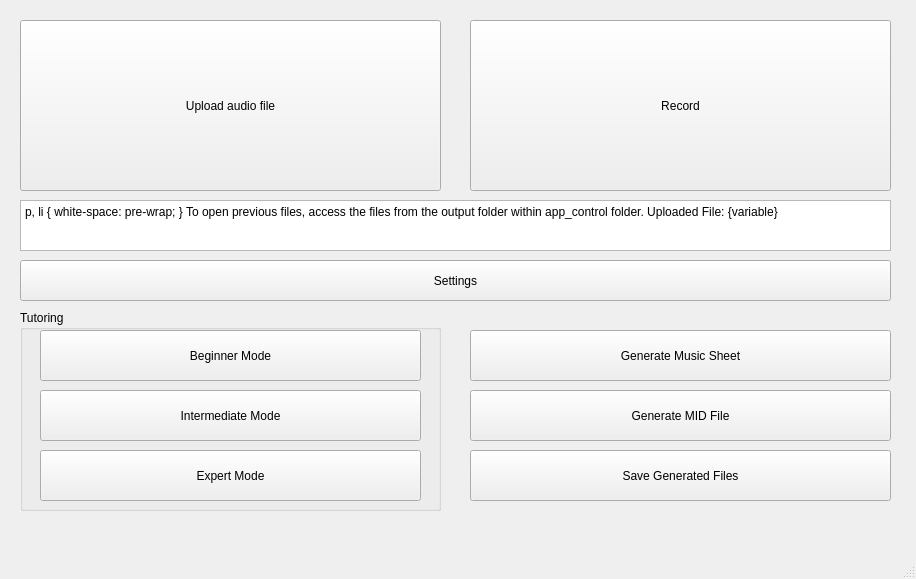
<?xml version="1.0" encoding="UTF-8"?>
<ui version="4.0">
 <class>MainWindow</class>
 <widget class="QMainWindow" name="MainWindow">
  <property name="geometry">
   <rect>
    <x>0</x>
    <y>0</y>
    <width>916</width>
    <height>579</height>
   </rect>
  </property>
  <property name="windowTitle">
   <string>MainWindow</string>
  </property>
  <widget class="QWidget" name="centralwidget">
   <widget class="QToolButton" name="uploadAudioFile_toolButton">
    <property name="geometry">
     <rect>
      <x>20</x>
      <y>20</y>
      <width>421</width>
      <height>171</height>
     </rect>
    </property>
    <property name="text">
     <string>Upload audio file</string>
    </property>
   </widget>
   <widget class="QToolButton" name="record_toolButton">
    <property name="geometry">
     <rect>
      <x>470</x>
      <y>20</y>
      <width>421</width>
      <height>171</height>
     </rect>
    </property>
    <property name="text">
     <string>Record</string>
    </property>
   </widget>
   <widget class="QToolButton" name="settings_toolButton">
    <property name="geometry">
     <rect>
      <x>20</x>
      <y>260</y>
      <width>871</width>
      <height>41</height>
     </rect>
    </property>
    <property name="text">
     <string>Settings</string>
    </property>
   </widget>
   <widget class="QGroupBox" name="tutor_groupBox">
    <property name="geometry">
     <rect>
      <x>20</x>
      <y>310</y>
      <width>421</width>
      <height>201</height>
     </rect>
    </property>
    <property name="title">
     <string>Tutoring</string>
    </property>
    <widget class="QPushButton" name="beginner_pushButton">
     <property name="geometry">
      <rect>
       <x>20</x>
       <y>20</y>
       <width>381</width>
       <height>51</height>
      </rect>
     </property>
     <property name="text">
      <string>Beginner Mode</string>
     </property>
    </widget>
    <widget class="QPushButton" name="intermediate_pushButton">
     <property name="geometry">
      <rect>
       <x>20</x>
       <y>80</y>
       <width>381</width>
       <height>51</height>
      </rect>
     </property>
     <property name="text">
      <string>Intermediate Mode</string>
     </property>
    </widget>
    <widget class="QPushButton" name="expert_pushButton">
     <property name="geometry">
      <rect>
       <x>20</x>
       <y>140</y>
       <width>381</width>
       <height>51</height>
      </rect>
     </property>
     <property name="text">
      <string>Expert Mode</string>
     </property>
    </widget>
   </widget>
   <widget class="QPushButton" name="generateMusicSheet_pushButton">
    <property name="geometry">
     <rect>
      <x>470</x>
      <y>330</y>
      <width>421</width>
      <height>51</height>
     </rect>
    </property>
    <property name="text">
     <string>Generate Music Sheet</string>
    </property>
   </widget>
   <widget class="QTextBrowser" name="textBrowser">
    <property name="geometry">
     <rect>
      <x>20</x>
      <y>200</y>
      <width>871</width>
      <height>51</height>
     </rect>
    </property>
    <property name="html">
     <string>&lt;!DOCTYPE HTML PUBLIC &quot;-//W3C//DTD HTML 4.0//EN&quot; &quot;http://www.w3.org/TR/REC-html40/strict.dtd&quot;&gt;
&lt;html&gt;&lt;head&gt;&lt;meta name=&quot;qrichtext&quot; content=&quot;1&quot; /&gt;&lt;style type=&quot;text/css&quot;&gt;
p, li { white-space: pre-wrap; }
&lt;/style&gt;&lt;/head&gt;&lt;body style=&quot; font-family:'MS Shell Dlg 2'; font-size:7.8pt; font-weight:400; font-style:normal;&quot;&gt;
&lt;p align=&quot;center&quot; style=&quot; margin-top:0px; margin-bottom:0px; margin-left:0px; margin-right:0px; -qt-block-indent:0; text-indent:0px;&quot;&gt;To open previous files, access the files from the output folder within app_control folder. &lt;/p&gt;
&lt;p align=&quot;center&quot; style=&quot; margin-top:0px; margin-bottom:0px; margin-left:0px; margin-right:0px; -qt-block-indent:0; text-indent:0px;&quot;&gt;Uploaded File: {variable}&lt;/p&gt;&lt;/body&gt;&lt;/html&gt;</string>
    </property>
   </widget>
   <widget class="QPushButton" name="generateMIDFile_pushButton">
    <property name="geometry">
     <rect>
      <x>470</x>
      <y>390</y>
      <width>421</width>
      <height>51</height>
     </rect>
    </property>
    <property name="text">
     <string>Generate MID File</string>
    </property>
   </widget>
   <widget class="QPushButton" name="saveGeneratedFiles_pushButton">
    <property name="geometry">
     <rect>
      <x>470</x>
      <y>450</y>
      <width>421</width>
      <height>51</height>
     </rect>
    </property>
    <property name="text">
     <string>Save Generated Files</string>
    </property>
   </widget>
  </widget>
  <widget class="QMenuBar" name="menubar">
   <property name="geometry">
    <rect>
     <x>0</x>
     <y>0</y>
     <width>916</width>
     <height>26</height>
    </rect>
   </property>
  </widget>
  <widget class="QStatusBar" name="statusbar"/>
 </widget>
 <resources/>
 <connections/>
</ui>
